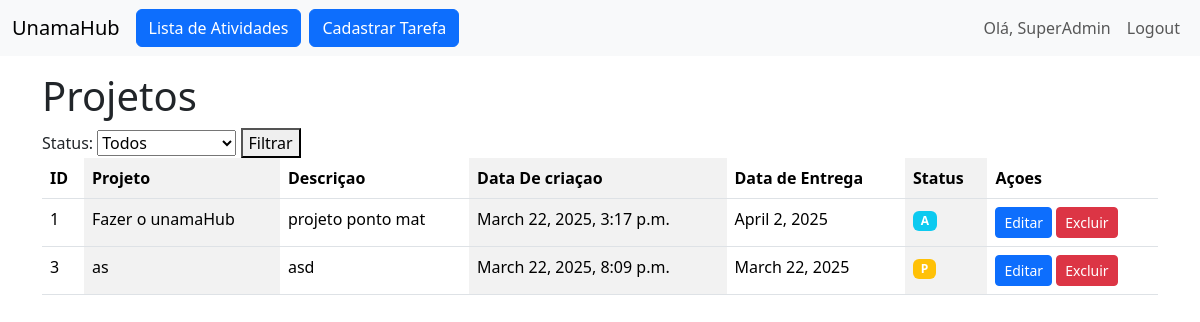
The app's page /Tasks/ (signed in), older data.
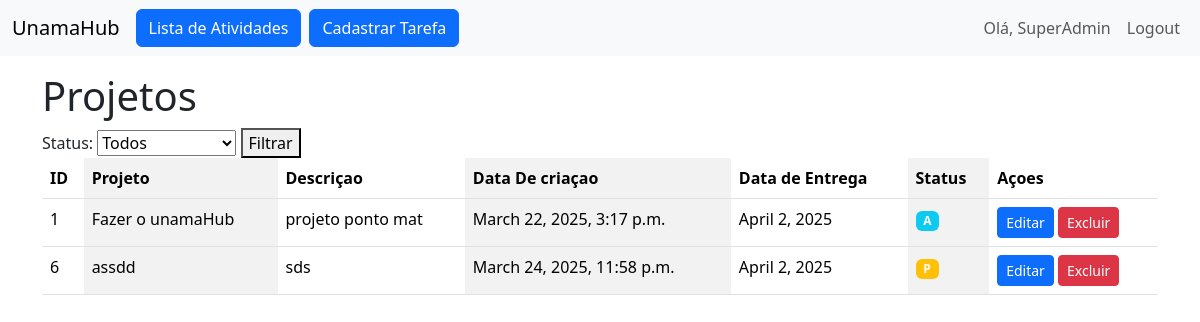
The same page, newer data.
### tasks/models.py (models this page shows, shortened)
class Task(models.Model):
    STATUS_CHOICES = [
        ('P', 'Pending'),
        ('A', 'InProgress'),
        ('C', 'Complete'),
    ]
    title = models.CharField(max_length = 255)
    description = models.TextField()
    status = models.CharField(max_length = 1, choices = STATUS_CHOICES, default = 'P')
    created_at = models.DateTimeField(auto_now_add = True)
    due_date = models.DateField()

### tasks/views.py (the view)
# urls.py: path('', TaskListView.as_view(), name = 'task-list'),
class TaskListView(LoginRequiredMixin, ListView):
    model = Task
    template_name = 'tasks/task_list.html'
    context_object_name = 'tasks'
    def get_queryset(self):
        queryset = super().get_queryset()
        status = self.request.GET.get('status')
        if status:
            queryset = queryset.filter(status=status)
        return queryset

### tasks/templates/tasks/task_list.html (shortened to what this page needs)
{% extends "base.html" %}
{% block content %}
    <h1>Projetos</h1>
    <form method='get' action='{% url "task-list" %}'>
        <label for='status'>Status: </label>
        <select name="status" id='status'>
            <option value=''>Todos</option>
        </select>
        <button type='submit'>Filtrar</button>
    </form>
    <table class="table table-striped-columns table-hover">
        <thead>
            <tr>
                <th scope="col">ID</th>
                <th scope="col">Projeto</th>
                <th scope="col">Descriçao</th>
                <th scope="col">Data De criaçao</th>
                <th scope="col">Data de Entrega</th>
                <th scope="col">Status</th>
                <th scope="col">Açoes</th>
            </tr>
          </thead>
          <tbody>
            {% for task in tasks %}
                <tr onclick="window.location.href='{% url "task-detail" pk=task.pk %}'" style="cursor: pointer;">
                    <td>{{task.pk}}</td>
                    <td>{{task.title}}</td>
                    <td>{{task.description}}</td>
                    <td>{{task.created_at}}</td>
                    <td>{{task.due_date}}</td>
                    <td>
                        {% if task.status == 'P'%}
                            <span class="badge bg-warning" title="Pendente">P</span>
                        {% elif task.status == 'A' %}
                            <span class='badge bg-info' title='Em Andamento'>A</span>
                        {% elif task.status == 'C' %}
                            <span class='badge bg-success' title='Completo'>C</span>
                        {% endif %}
                    </td>
                    <td>
                        <a href="{% url "task-edit" pk=task.pk %}" class=" btn btn-primary btn-sm">Editar</a>
                        <a href="{% url "task-delete" pk=task.pk %}" class=" btn btn-danger btn-sm">Excluir</a>
                    </td>
                </tr>
            {% endfor %}
          </tbody>
      </table>
{% endblock content %}

Row changes from the older to the newer data that the page shows:
removed Task: pk "3", title "as", description "asd", created_at "March 22, 2025, 8:09 p.m.", due_date "March 22, 2025", status "P"
added Task: pk "6", title "assdd", description "sds", created_at "March 24, 2025, 11:58 p.m.", due_date "April 2, 2025", status "P"
